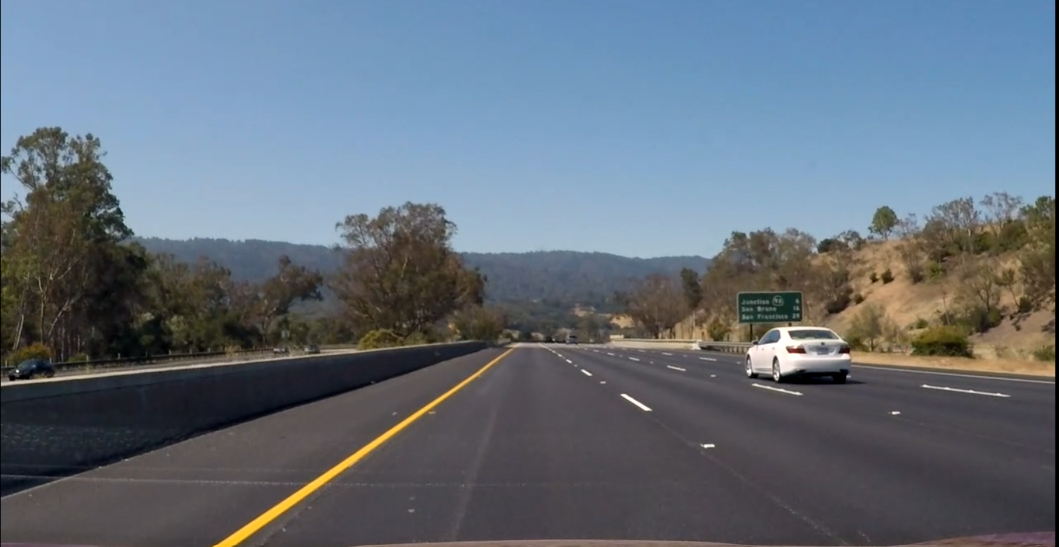
#> input picture images/input.png, 1059 x 547 px
$ python -i lane_detection.py   (imports and definitions only)
#> lines starting #> are read from the running program, lines starting #| are printed output that depends on the picture; after the words box and inside, x2 and y2 are one past the last pixel; in counts of white or black regions, pixels touching at a corner belong together
#> further down, picture is the input picture: shape (547, 1059, 3); mean B, G, R 122.9, 111.1, 100

import cv2
import numpy as np
import os


# ============================================================
# 1. DETECT LANE LINES IN ONE FRAME
# ============================================================

def detect_lane_lines(frame):

    # --------------------------------------------------------
    # Convert the frame to grayscale
    # --------------------------------------------------------

    gray = cv2.cvtColor(frame, cv2.COLOR_BGR2GRAY)
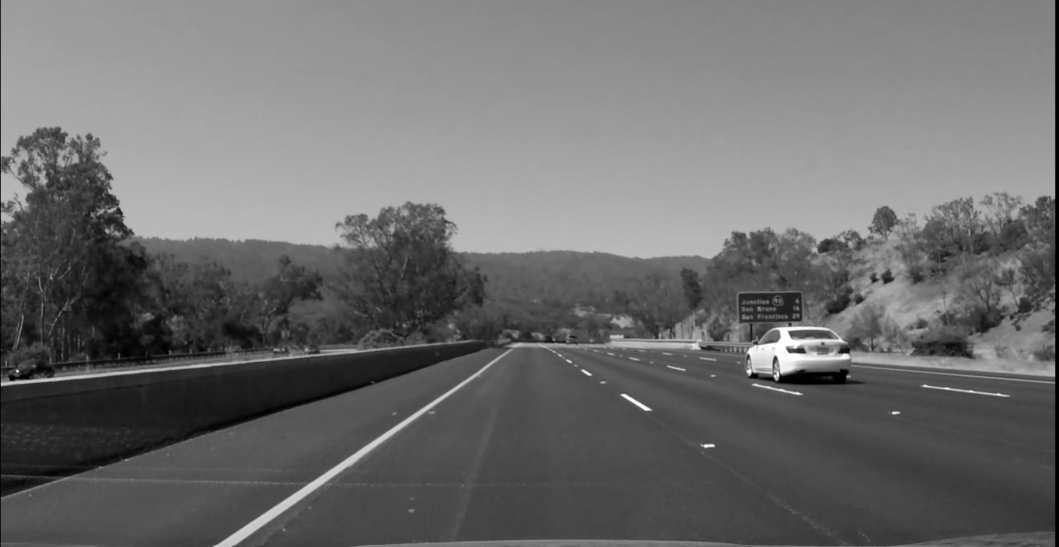
#> gray: shape (547, 1059); min 0, max 255, mean 109.1


    # --------------------------------------------------------
    # Detect white lane markings
    # --------------------------------------------------------

    white_mask = cv2.inRange(
        gray,
        180,
        255
    )
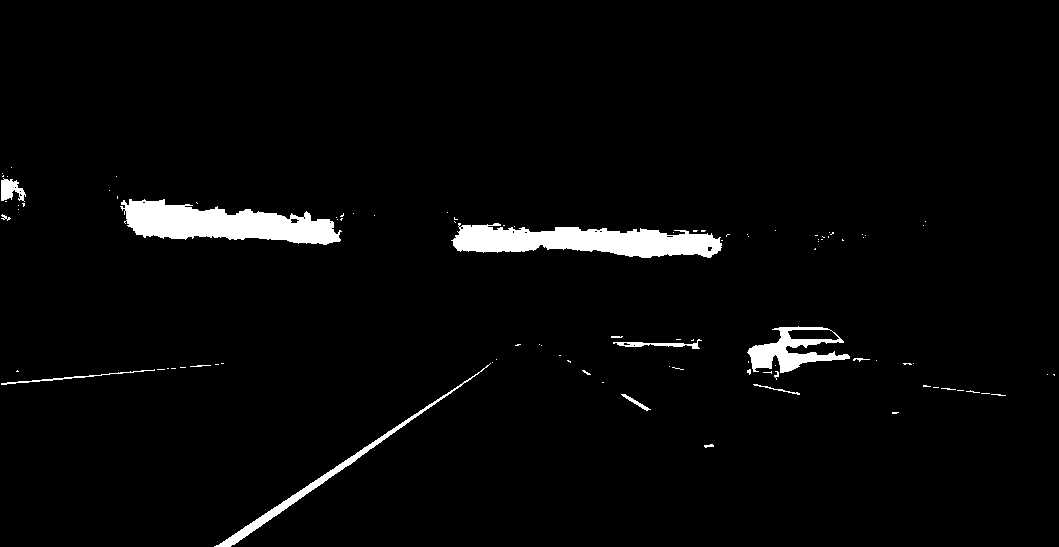
#> white_mask: shape (547, 1059); 3% white; 98 white regions (83 under 20 px), largest, box (x1, y1, x2, y2) and area: (120, 199, 342, 245) 6019, (451, 223, 722, 258) 5990, (747, 326, 850, 373) 2026


    # --------------------------------------------------------
    # Detect yellow lane markings
    # --------------------------------------------------------

    hsv = cv2.cvtColor(
        frame,
        cv2.COLOR_BGR2HSV
    )
#> hsv: shape (547, 1059, 3); mean H, S, V 94.3, 66.5, 130.1

    lower_yellow = np.array([
        15,
        80,
        80
    ])

    upper_yellow = np.array([
        40,
        255,
        255
    ])

    yellow_mask = cv2.inRange(
        hsv,
        lower_yellow,
        upper_yellow
    )
#> yellow_mask: shape (547, 1059); 6.3% white; 186 white regions (161 under 20 px), largest, box (x1, y1, x2, y2) and area: (704, 212, 1055, 378) 27367, (209, 351, 512, 547) 3903, (653, 295, 750, 343) 2114


    # --------------------------------------------------------
    # Combine white and yellow lane masks
    # --------------------------------------------------------

    lane_mask = cv2.bitwise_or(
        white_mask,
        yellow_mask
    )
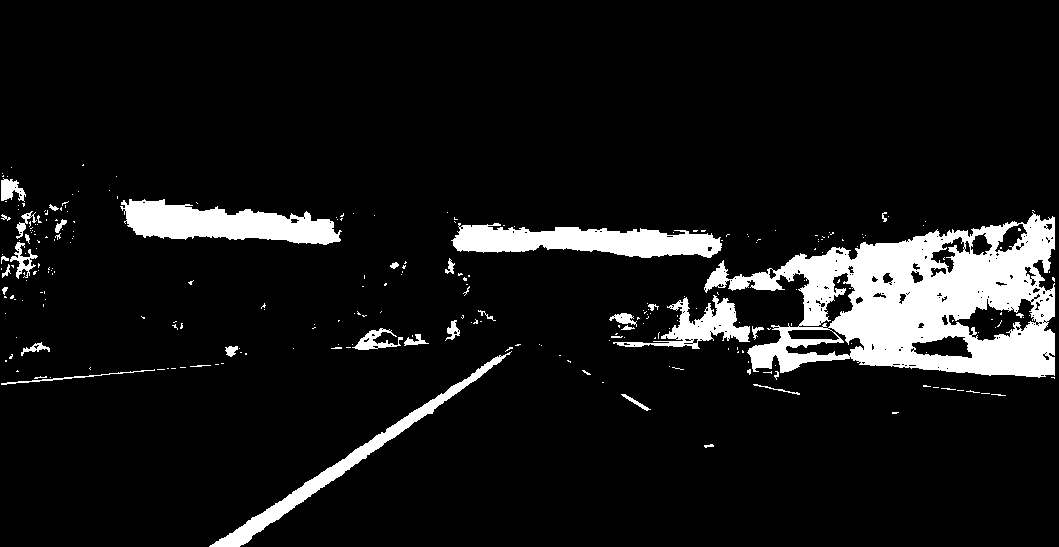
#> lane_mask: shape (547, 1059); 9% white; 267 white regions (231 under 20 px), largest, box (x1, y1, x2, y2) and area: (704, 212, 1055, 378) 29436, (120, 199, 342, 245) 6019, (451, 223, 722, 258) 5990


    # Apply the mask to the grayscale image
    masked = cv2.bitwise_and(
        gray,
        lane_mask
    )
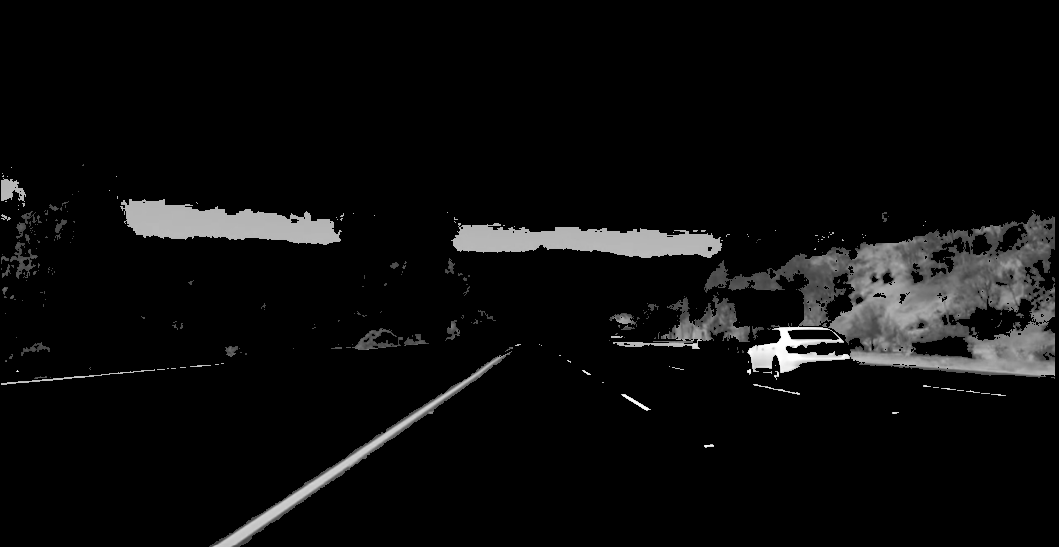
#> masked: shape (547, 1059); min 0, max 255, mean 12.1


    # --------------------------------------------------------
    # Apply Gaussian Blur
    # --------------------------------------------------------

    blurred = cv2.GaussianBlur(
        masked,
        (5, 5),
        0
    )


    # --------------------------------------------------------
    # Detect edges using Canny
    # --------------------------------------------------------

    edges = cv2.Canny(
        blurred,
        50,
        150
    )
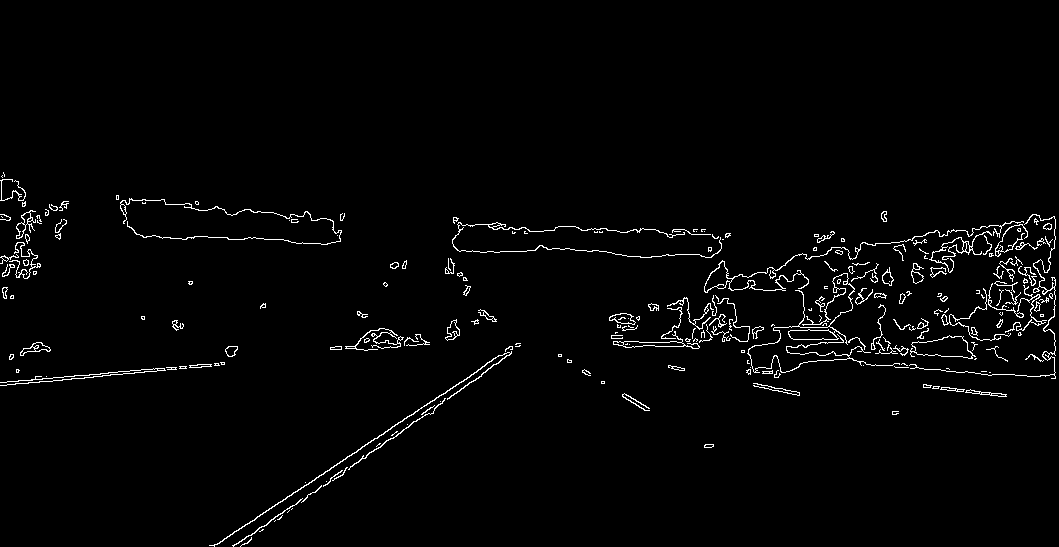
#> edges: shape (547, 1059); 2.1% white in thin lines or dots, all inside (x1, y1, x2, y2) = (0, 172, 1056, 547)


    # ========================================================
    # 2. REGION OF INTEREST
    # ========================================================

    height, width = frame.shape[:2]
#> height = 547; width = 1059


    # Define the road area
    roi_vertices = np.array([
        [
            (int(width * 0.10), height),
            (int(width * 0.45), int(height * 0.60)),
            (int(width * 0.55), int(height * 0.60)),
            (int(width * 0.90), height)
        ]
    ], dtype=np.int32)


    # Create a black mask
    mask = np.zeros_like(edges)


    # Fill the road-shaped region with white
    cv2.fillPoly(
        mask,
        roi_vertices,
        255
    )
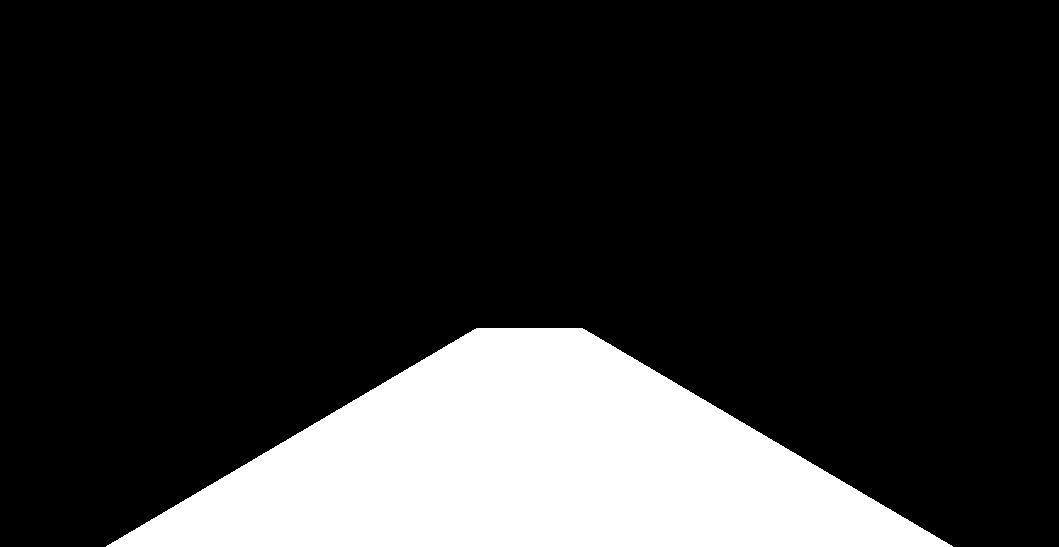
#> mask: shape (547, 1059); 18.1% white; 1 white region, box (x1, y1, x2, y2) and area: (106, 328, 953, 547) 104615


    # Keep only the region of interest
    roi = cv2.bitwise_and(
        edges,
        mask
    )
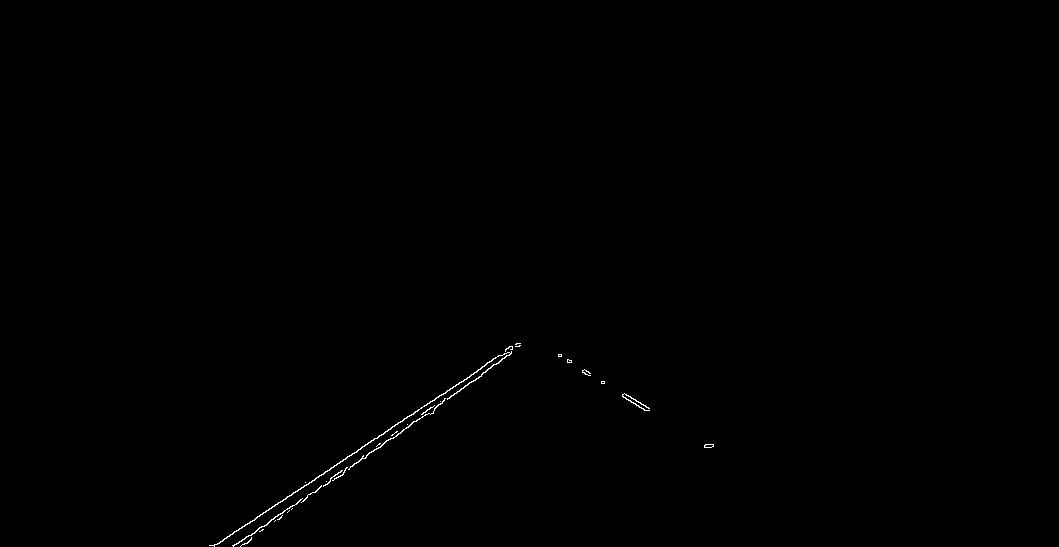
#> roi: shape (547, 1059); 0.22% white in thin lines or dots, all inside (x1, y1, x2, y2) = (209, 343, 714, 547)


    # ========================================================
    # 3. HOUGH LINE TRANSFORM
    # ========================================================

    lines = cv2.HoughLinesP(
        roi,
        rho=1,
        theta=np.pi / 180,
        threshold=50,
        minLineLength=40,
        maxLineGap=100
    )
#> lines = [[219, 543, 516, 343], [233, 545, 434, 410], [214, 546, 509, 347], [356, 452, 519, 343], [266, 525, 510, 354], [233, 546, 520, 345], [251, 535, 511, 353], [242, 544, 481, 376]]


    # Create an empty image for drawing lane lines
    line_image = np.zeros_like(frame)


    # Lists for left and right lane lines
    left_lines = []
    right_lines = []


    # --------------------------------------------------------
    # Separate detected lines into left and right lanes
    # --------------------------------------------------------

    if lines is not None:

        for line in lines:

            x1, y1, x2, y2 = line


            # Avoid division by zero
            if x2 == x1:
                continue


            # Calculate slope
            slope = (y2 - y1) / (x2 - x1)


            # Ignore nearly horizontal lines
            if abs(slope) < 0.5:
                continue


            # Negative slope = left lane
            if slope < 0:

                left_lines.append(
                    (x1, y1, x2, y2)
                )


            # Positive slope = right lane
            else:

                right_lines.append(
                    (x1, y1, x2, y2)
                )
#> this loop made 1 pass
#> after the loop, left_lines = []; right_lines = []


    # ========================================================
    # 4. DRAW AVERAGED LANE LINES
    # ========================================================

    # [65 lines left out: function draw_average_line, not called in this run]


    # Draw left lane
    draw_average_line(left_lines)


    # Draw right lane
    draw_average_line(right_lines)


    # ========================================================
    # 5. COMBINE ORIGINAL FRAME + LANE LINES
    # ========================================================

    result = cv2.addWeighted(
        frame,
        0.8,
        line_image,
        1,
        0
    )


    return result


# ============================================================
# 6. INPUT AND OUTPUT VIDEO PATHS
# ============================================================

input_video = "input/road.mp4"

output_video = "output/lane_detected.mp4"


# ============================================================
# 7. CHECK WHETHER INPUT VIDEO EXISTS
# ============================================================

# [28 lines not run here, left out]


# ============================================================
# 9. GET VIDEO INFORMATION
# ============================================================

# [5 lines that did not run here, left out]

# [5 lines that did not run here, left out]

# [3 lines that did not run here, left out]


# ============================================================
# 10. CREATE OUTPUT FOLDER
# ============================================================

# [4 lines not run here, left out]


# ============================================================
# 11. CREATE OUTPUT VIDEO
# ============================================================

fourcc = cv2.VideoWriter_fourcc(
    *"mp4v"
)


# [6 lines that did not run here, left out]


# ============================================================
# 12. PROCESS THE VIDEO
# ============================================================

# [10 lines not run here, left out]


frame_count = 0


# [61 lines not run here, left out]

>>> import cv2
>>> picture = cv2.imread('images/input.png')
#> (the run stopped early here; a loop or call above may not have finished)
